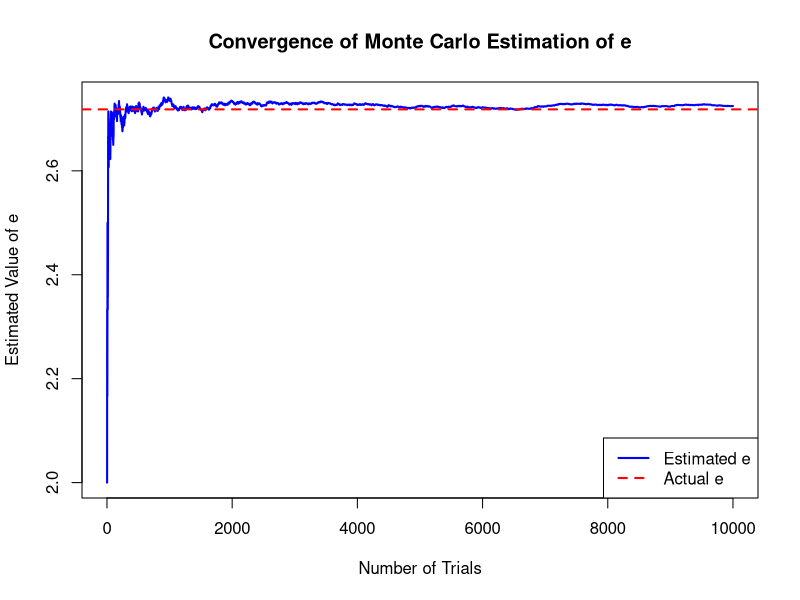

This figure's R source:
#monte carlo estimating e 

e_estimation = function(num_of_trials) { #defining function to estimate e 
  counts = numeric(num_of_trials) #defining the number of counts as the number of trials 
  cumulative_averages <- numeric(num_of_trials) #defining cumulative averages 
  for (i in 1:num_of_trials) { #setting a for loop 
    sum = 0 #initializing sum 
    count = 0 #initializing count 
    
    while (sum <= 1) { #if the sum <= 1, we will add a number between 0 and 1 to the sum 
      sum = sum + runif(1)
      count <- count + 1 #incrementing count
    }
    
    counts[i] <- count
    cumulative_averages[i] <- mean(counts[1:i]) #cum average is the mean of the counts 
  }
    plot(cumulative_averages, type = 'l', col = 'blue', lwd = 2, #plotting graph to see estimated e's behaviour 
         xlab = "Number of Trials", ylab = "Estimated Value of e",
         main = "Convergence of Monte Carlo Estimation of e")
    abline(h = exp(1), col = 'red', lwd = 2, lty = 2)
    legend("bottomright", legend = c("Estimated e", "Actual e"), col = c("blue", "red"), lty = 1:2, lwd = 2)
    
    return(cumulative_averages[num_of_trials])  # Returning the final estimate of e
}
  

set.seed(123) #for reproducility 
num_of_trials = 10000 #setting a large number of trials 
estimated_e = e_estimation(num_of_trials) 
print(estimated_e)


#t test simulation example 
n_sims <- 10000
n1 <- 400
n2 <- 600
true_diff = 0.5

p_values <- numeric(n_sims)
test_stats <- numeric(n_sims)
estimates <- numeric(n_sims)
rejections <- logical(n_sims)

for(i in 1:n_sims){
  
  #data being produced randomly from two different normal distributions 
  x1 <- rnorm(n1, mean = 0, sd = 1)
  x2 <- rnorm(n2, mean = 0.5, sd = 1)
  
  test_result <- t.test(x1, x2)
  
  p_values[i] <- test_result$p.value
  test_stats[i] <- test_result$statistic
  estimates[i] <- test_result$estimate[2] - test_result$estimate[1] 
  rejections[i] <- test_result$p.value < 0.05
  
}

bias <- mean(estimates - true_diff)

TPR <- mean(rejections)

mean_p_value <- mean(p_values)
mean_test_stat <- mean(test_stats)
power <- mean(p_values < 0.05)

print(mean_p_value)
print(mean_test_stat)
print(power)
print(TPR)
print(bias) 



